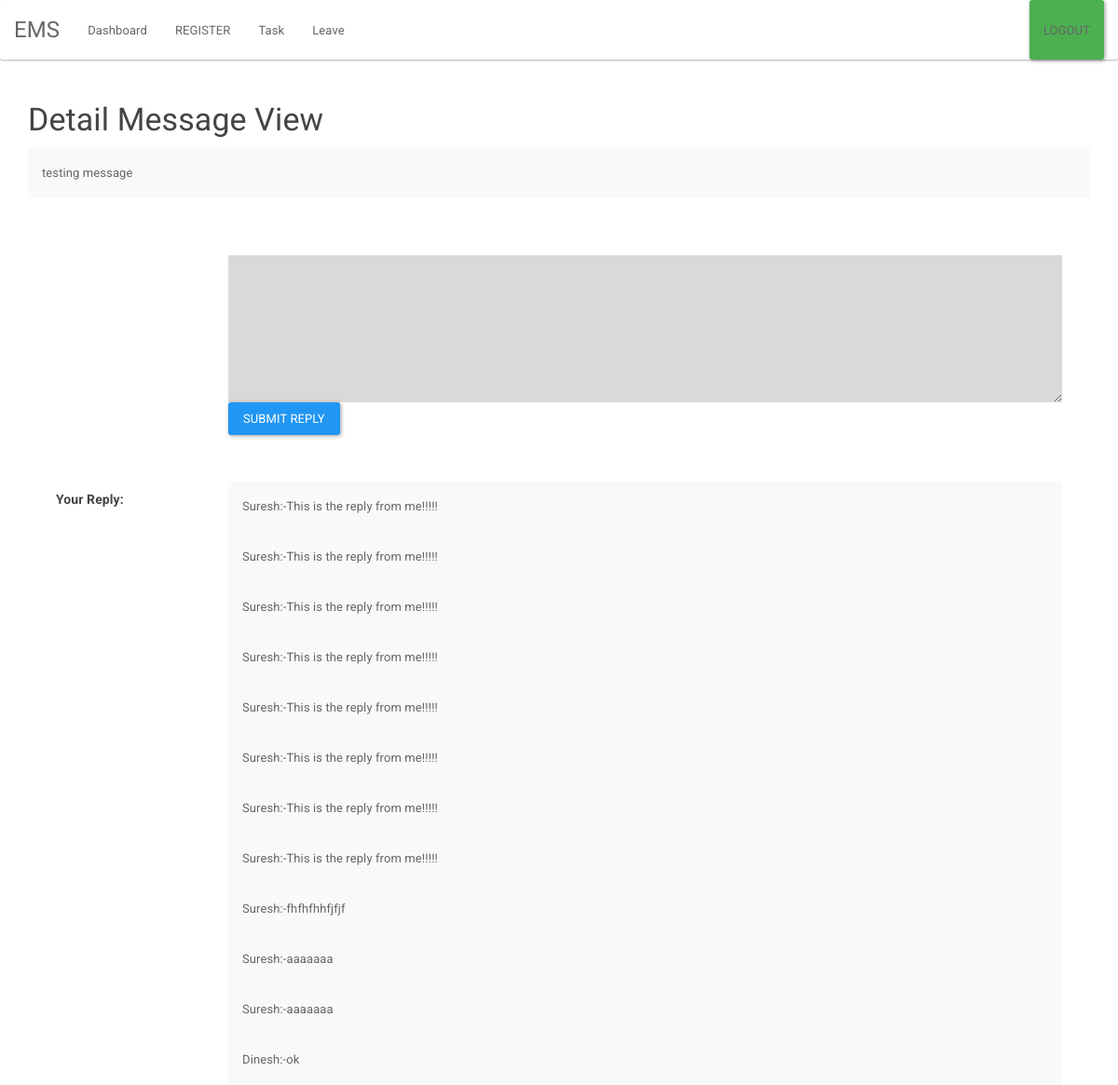
Screenshot of /admin/view_message.php?id=3 (signed in) with the database file from the repository.
### tables this page shows
CREATE TABLE IF NOT EXISTS `task` (
  `t_id` int(255) NOT NULL AUTO_INCREMENT,
  `task` text NOT NULL,
  `user_id` varchar(255) NOT NULL,
  `assigned_by` varchar(255) NOT NULL,
  `date_time` timestamp NOT NULL DEFAULT CURRENT_TIMESTAMP ON UPDATE CURRENT_TIMESTAMP,
  PRIMARY KEY (`t_id`)
);

CREATE TABLE IF NOT EXISTS `task_reply` (
  `r_id` int(255) NOT NULL AUTO_INCREMENT,
  `reply` text NOT NULL,
  `m_id` varchar(100) NOT NULL,
  `reply_by` varchar(100) NOT NULL,
  `date_time` timestamp NOT NULL DEFAULT CURRENT_TIMESTAMP ON UPDATE CURRENT_TIMESTAMP,
  PRIMARY KEY (`r_id`)
);

CREATE TABLE IF NOT EXISTS `users` (
  `user_id` int(255) NOT NULL AUTO_INCREMENT,
  `name` varchar(1000) NOT NULL,
  `email` varchar(1000) NOT NULL,
  `password` varchar(1000) NOT NULL,
  `department` varchar(1000) NOT NULL,
  `role` varchar(100) NOT NULL,
  `created_on` timestamp NOT NULL DEFAULT CURRENT_TIMESTAMP ON UPDATE CURRENT_TIMESTAMP,
  PRIMARY KEY (`user_id`)
);

### admin/view_message.php (the view, shortened to what this page needs)
<?php
include "../auth/auth.php";
?>
<html>
<head>
<link rel="stylesheet "href="../css/style.css" type="text/css">
</head>
<body>
  <?php include "header.php";?>
  <div class="container">
<h3>Detail Message View</h3>
<?php
 $m_id=$_GET['id'];
 $query="SELECT * FROM task WHERE `t_id`='".$m_id."'";
$res=mysqli_query($conn,$query);
$row=mysqli_fetch_array($res)
?>
<div class="col-sm-12" style="background-color: #f9f9f9; padding:15px;">
<?php echo $row['task'];?>
	</div>
	<p>&nbsp;&nbsp;&nbsp;&nbsp;&nbsp;</p>
	<div class="col-sm-12">
		<br>
		<form action="" method="post" >
			<fieldset>
			<div class="form-group">
				<label for="input email" class="col-lg-2 control-label"><h6>&nbsp;</h6></label>
				<div class="col-lg-10">
			<textarea name="m_reply" rows="5"  style="width:100%;background-color: #d9d9d9; padding:5px;"></textarea>
		</div>
	</div>
			 <div class="form-group">
      <div class="col-lg-10 col-lg-offset-2">
        <button type="submit" class="btn btn-primary">Submit Reply</button>
      </div>
    </div>
		</form>
	</div>
		<div class="col-sm-12">
		<fieldset>
			<p>&nbsp;</p>
			<div class="form-group">
				<label for="input email" class="col-lg-2 control-label"><h6><b>Your Reply:</b></h6></label>
				<div class="col-lg-10">
					<?php
					 $m_id=$_GET['id'];
	$query1="SELECT * FROM task_reply JOIN `users` ON `users`.`user_id`=`task_reply`.`reply_by` WHERE `m_id`='".$m_id."'";
						$res1=mysqli_query($conn,$query1);
						while($row1=mysqli_fetch_array($res1))
						{
						?>
					<div class="col-sm-12" style="background-color: #f9f9f9; padding:15px;">
				<?php echo $row1['name'].":-".$row1['reply'];?>
					</div>
					<?php } ?>
				</div>
			</div>
			</fieldset>
		</div>
	</div>
</body>
</html>

### rows the page displays
task: task "testing message"
task_reply: users.name "Suresh", reply "This is the reply from me!!!!!"
task_reply: users.name "Suresh", reply "This is the reply from me!!!!!"
task_reply: users.name "Suresh", reply "This is the reply from me!!!!!"
task_reply: users.name "Suresh", reply "This is the reply from me!!!!!"
task_reply: users.name "Suresh", reply "This is the reply from me!!!!!"
task_reply: users.name "Suresh", reply "This is the reply from me!!!!!"
task_reply: users.name "Suresh", reply "This is the reply from me!!!!!"
task_reply: users.name "Suresh", reply "This is the reply from me!!!!!"
task_reply: users.name "Suresh", reply "fhfhfhhfjfjf"
task_reply: users.name "Suresh", reply "aaaaaaa"
task_reply: users.name "Suresh", reply "aaaaaaa"
task_reply: users.name "Dinesh", reply "ok"
